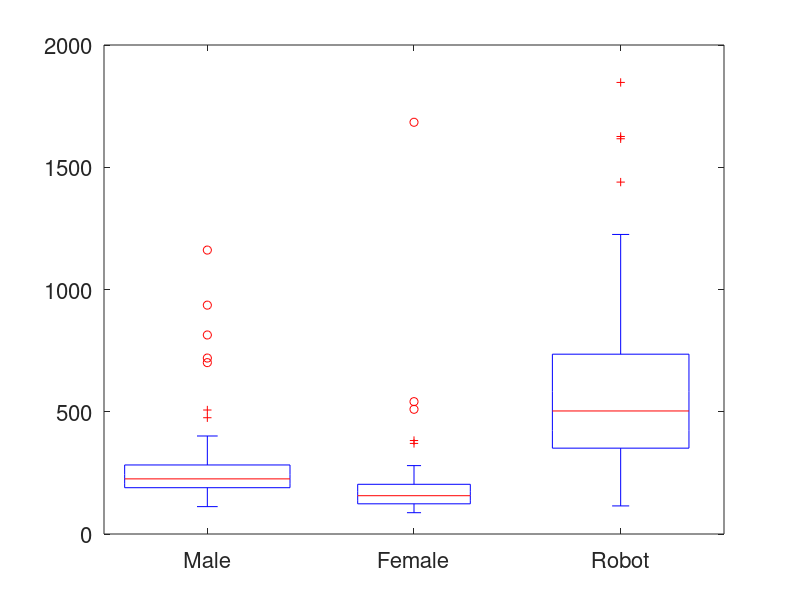

Write MATLAB code to recreate this figure.
close all
clear all
clc
% 
a = [192.60183715684408 289.4739835404244 248.16585204778823 314.9177350836037 184.58560819346448 189.34865395012372 248.94630715983837 259.63882093115024 166.26208609107104 249.01918747416755 379.41576289933806 182.2117902255672 180.98052488434732 214.22825282551142 228.17772514002334 271.82859707615387 181.826417944066 295.77544418325886 274.4226947697244 270.7238785182153 507.11710450615357 168.14395843492977 307.55892084167755 166.93951397660047 213.35634886148472 267.489155335851 177.06836769112687 258.7795474738359 207.91642821864463 199.27381068989627 400.86185430996983 814.0001516908384 282.36111425459086 326.3654616345761 318.5044091995399 164.90372224398874 267.1900278728801 217.9749222784582 220.93853369457418 936.0386590273561 356.08657511366147 188.67575034731033 181.66936178058185 158.40068314507232 1161.2672509563736 225.45067530644184 223.79948566892645 209.8918881540988 280.1616106159405 197.51372825183776 249.4234754638701 129.05106977384045 181.38536608698655 182.78303418280154 274.21654661970723 214.65325693580496 155.79054314469047 244.12940113804692 213.70163893492486 195.36935566695493 220.31860932268663 219.60288098668806 354.0229107589429 700.9358826498369 475.5610714329898 719.6749469895263 265.0120626633397 111.96916994147739 196.82236758211727];
am = mean(a);
b= [116.72455278445554 91.65619369366004 118.9140364075692 175.72212638920217 191.08511362399736 135.1405357903652 176.45017497937084 226.58429061763903 205.1121894070207 106.90217371624614 541.3597687961941 175.23699555790785 158.13685848302362 143.97142271903763 253.2562608617803 156.62347957116103 97.47784396147055 211.21430883215425 510.05636625653796 163.01277006320336 279.681287197164 135.66904163874028 106.44445054298639 168.60490505069058 142.56325204585224 120.17815986077922 141.04194296297314 148.68143846357188 127.61619454750411 135.64401384314658 275.8338023171532 239.0449692476266 382.27481103590276 1683.9575901847115 152.50728297356508 176.2635828258211 196.3475436205758 370.5102911709775 172.27610049482138 123.06512592112955 201.52043464697073 123.66880349494475 109.57411541819388 123.24988370338416 87.12476117403386 93.96451604499407 140.50801968680676];
bm = mean(b);
c= [1126.1980682339424 362.9557622580917 445.39198976874883 579.5010725106415 589.703246245555 741.1271899633209 357.5033946246865 1439.293168092286 713.6738675291068 1846.915088461168 809.6532192667726 349.1270392439386 412.2472511499528 470.5484931027817 1058.6174790882003 303.89736112562167 758.4741633483437 491.09116094583607 326.14693292146205 547.6064805510077 703.4413213534516 310.1640415763641 440.6938365238841 390.7901690498941 503.2261013148545 1616.6241735752137 418.4841050392777 631.3900350070317 343.1624392278754 348.62682042007816 490.77119661960955 829.1833922690703 374.0637678543601 735.4668657674998 541.0134930334125 297.5120623603721 199.85494480065407 114.88075299315572 785.1221691627412 298.486819055617 428.0870876913363 238.8446510995552 573.4374997468843 507.9287008379527 277.228700827512 351.1373678578781 1000.5205285306002 747.4217158704981 247.66234323966097 680.9520704984612 358.63946667646866 675.6870369602505 595.0655684080018 645.2894151839245 1625.835068806321 1225.1889357193486 198.02624350170143];
cm = mean(c);
ALL = [a b c];



grp = [zeros(1,69),ones(1,47),ones(1,57) * 2];
% figure
% hold on
positions = [0 1 2];
boxplot(ALL, grp, 'positions', positions)
set(gca,'xtick',positions)
set(gca,'xticklabel',{'Male','Female', 'Robot'})


% times = [88.48 60.142 63.658 72.376 61.021 100.83 67.523 28.404 57.158 52.991 48.038 60.258 40.639 53.421 83.182 66.425 69.704 56.039 53.441 52.403 49.357 55.791 99.763 66.005 50.437 64.723 92.29 55.24 61.939 93.576 34.341 44.383 20.718 29.485 29.963 89.706 86.066 91.382 61.51 54.802 18.502 80.711 63.96 71.657 145.309 63.326 86.331 51.103 45.104 73.978 29.066 102.417 104.673 134.822 30.673 71.23 68.098 72.608 61.053 57.781 62.102 64.315 56.642 57.918 36.644 52.313 52.118 213.954 89.418 94.241 111.805 120.465 85.92 45.09 104.761 49.581 43.136 93.408 84.229 31.964 82.899 59.041 40.283 57.675 95.712 76.277 67.188 111.21 68.426 38.889 16.784 83.729 77.251 43.322 66.782 73.743 128.924 92.691 93.575 30.476 117.158 124.355 244.028 67.03 78.508 5197.828 63.775 81.144 91.372 117.133 86.068 74.918 110.342 42.668 100.346 70.59 86.101 27.504 66.478 73.891 81.961 73.61 52.173 196.394 55.34 146.768 74.155 75.274 35.782 70.319 115.662 64.588 56.707 35.602 52.97 43.907 69.457 50.903 76.8 54.644 43.616 133.731 44.761 89.849 81.309 50.94 66.145 56.163 58.191 313.58 59.657 58.535 105.817 45.586 44.723 24.717 55.324 142.68 58.019 76.723 52.274 73.656 90.258 55.998 129.792 82.689 51.757 47.616 52.342 64.916 164.313 126.951 140.18];
% 
% boxplot(times, grp, 'positions', positions)
% set(gca,'xtick',positions)
% set(gca,'xticklabel',{'Male','Female', 'Robot'})
% 
% axis([-1, 3, 0, 190])

% hold on
% bullets = [5842/69 1822/69; 3042/47 955/47; 6566/57 1788/57];
% bar(bullets);
% set(gca,'xtick',positions+1)
% set(gca,'xticklabel',{'Male','Female', 'Robot'})
% legend('Companion','Player')
% axis([0, 4, 0, 140])
% 
% 
% numReactions = [453/69 388/47 261/57];
% bar(numReactions);
% set(gca,'xtick',positions+1)
% set(gca,'xticklabel',{'Male','Female', 'Robot'})
% 
% reactions = [102864/453/1000 41019/453/1000; ...
%     69653/388/1000 16924/388/1000; 328414/261/1000 87019/261/1000];
% bar(reactions);
% set(gca,'xtick',positions+1)
% set(gca,'xticklabel',{'Male','Female', 'Robot'})
% legend('Time to engage','Time to turn towards')
% axis([0, 4, 0, 1.5])
% 
% scores = [107 59 89 81 66 54 66 34 72 78 61 58 44 47 82 77 79 59 63 60 52 76 129 66 89 69 54 71 75 109 60 17 0 19 30 112 44 102 93 47 12 69 60 77 155 69 101 63 72 100 13 42 132 134 16 90 97 89 106 46 83 74 18 9 6 16 69 64 20 107 59 89 56 66 54 66 34 72 78 61 58 44 47 82 77 79 59 63 60 52 76 104 66 89 69 54 71 75 109 60 17 0 19 30 112 44 102 93 22 12 69 60 77 130 44 101 63 72 100 13 42 132 134 16 90 97 89 81 46 83 74 18 -16 -19 16 69 64 20 91 98 117 96 54 97 62 43 103 89 53 103 82 39 76 100 61 43 45 54 18 19 71 109 50 82 65 54 90 89 6 80 40 479 75 98 30 16 35 119 62 134 95 151 29 91 88 91 98 117 96 54 97 62 43 103 89 53 78 82 39 76 100 61 43 20 54 18 19 71 109 50 82 65 54 90 89 6 55 40 454 75 98 30 16 35 119 62 134 95 151 29 91 88 142 45 81 94 81 89 83 407 70 280 86 112 25 84 163 62 59 37 41 56 113 77 126 5 9 253 0 11 110 64 88 29 39 8 67 81 80 1 59 31 71 52 72 16 14 88 133 8 64 103 16 58 81 67 309 241 63 117 45 81 69 81 89 83 382 45 255 86 87 25 84 138 62 59 37 41 56 88 77 126 -20 9 228 0 -14 110 64 88 4 39 -17 67 81 80 1 59 31 71 52 72 -9 14 88 108 -17 64 103 -9 58 81 67 284 216 38]
% 
% positions = [0 1 2 3 4 5];
% grp = [zeros(1,69),ones(1,69)*1,ones(1,47)*2,ones(1,47)*3,ones(1,57) * 4,ones(1,57) * 5];
% boxplot(scores, grp, 'positions', positions)
% set(gca,'xtick',[0.5 2.5 4.5])
% set(gca,'xticklabel',{'Male','Female', 'Robot'})


% 
% survivals = [61/69 43/47 37/57] * 100;
% bar(survivals);
% set(gca,'xtick',positions+1)
% set(gca,'xticklabel',{'Male','Female', 'Robot'})

% 
set(gca,'FontSize',16)
